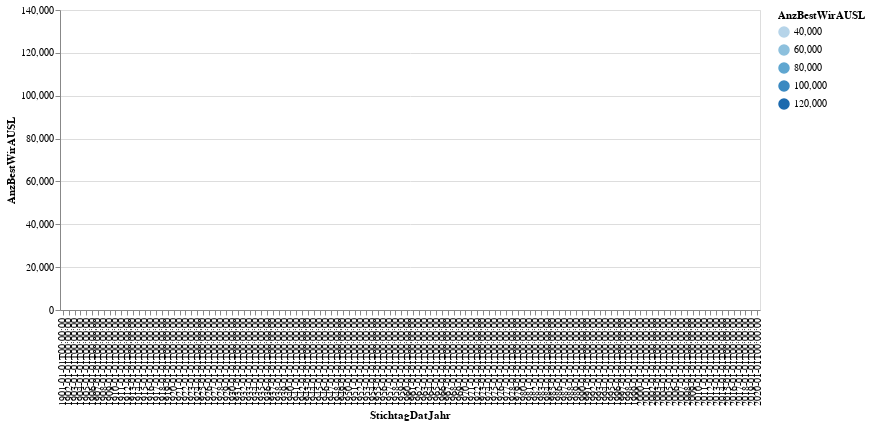

Notebook code cell kept with this figure:
### Code cell
# df_statzonen = df_statzonen[(df_statzonen.knr>0) & (df_statzonen.qname!="Hirslanden")]
#aktuellesJahr[[aktuellesJahr.KreisSort =7]])
highlight = alt.selection(type='single', on='mouseover',
                          fields=['AnzBestWirAUSL'], nearest=True)
#x='date:StichtagDatJahr',
base = alt.Chart(mySelection).encode(
    x='StichtagDatJahr:N',
    y='AnzBestWirAUSL',
    color='AnzBestWirAUSL'
)

points = base.mark_circle().encode(
    opacity=alt.value(0)
).add_selection(
    highlight
).properties(
    width=700 , height=300
)
lines = base.mark_line().encode(
    size=alt.condition(~highlight, alt.value(1.5), alt.value(4))
).interactive()

points + lines

### Figure 1 — Vega-Lite specification as saved in the notebook (floating-point values rounded to 4 significant figures)
{"config": {"view": {"continuousWidth": 400, "continuousHeight": 300}}, "layer": [{"mark": "circle", "encoding": {"color": {"type": "quantitative", "field": "AnzBestWirAUSL"}, "opacity": {"value": 0}, "x": {"type": "nominal", "field": "StichtagDatJahr"}, "y": {"type": "quantitative", "field": "AnzBestWirAUSL"}}, "height": 300, "selection": {"selector011": {"type": "single", "on": "mouseover", "fields": ["AnzBestWirAUSL"], "nearest": true}}, "width": 700}, {"mark": "line", "encoding": {"color": {"type": "quantitative", "field": "AnzBestWirAUSL"}, "size": {"condition": {"value": 1.5, "selection": {"not": "selector011"}}, "value": 4}, "x": {"type": "nominal", "field": "StichtagDatJahr"}, "y": {"type": "quantitative", "field": "AnzBestWirAUSL"}}, "selection": {"selector012": {"type": "interval", "bind": "scales", "encodings": ["x", "y"]}}}], "data": {"name": "data-d6ae37e1352b7129cc55e4f9843bb453"}, "$schema": "https://vega.github.io/schema/vega-lite/v4.8.1.json", "datasets": {"data-d6ae37e1352b7129cc55e4f9843bb453": [{"StichtagDatJahr": "2020-01-01T00:00:00", "AnzBestWir": 434736, "AnzBestWirCH": 295333, "AnzBestWirCHW": 152100.0, "AnzBestWirCHM": 143200.0, "AnzBestWirAUSL": 139403, "AnzBestWirAUSLW": 64860.0, "AnzBestWirAUSLM": 74550.0, "AuslAnt": 32.1}, {"StichtagDatJahr": "2019-01-01T00:00:00", "AnzBestWir": 434008, "AnzBestWirCH": 294205, "AnzBestWirCHW": 151700.0, "AnzBestWirCHM": 142500.0, "AnzBestWirAUSL": 139803, "AnzBestWirAUSLW": 65120.0, "AnzBestWirAUSLM": 74680.0, "AuslAnt": 32.2}, {"StichtagDatJahr": "2018-01-01T00:00:00", "AnzBestWir": 428737, "AnzBestWirCH": 290349, "AnzBestWirCHW": 150000.0, "AnzBestWirCHM": 140400.0, "AnzBestWirAUSL": 138388, "AnzBestWirAUSLW": 64390.0, "AnzBestWirAUSLM": 74000.0, "AuslAnt": 32.3}, {"StichtagDatJahr": "2017-01-01T00:00:00", "AnzBestWir": 423310, "AnzBestWirCH": 286255, "AnzBestWirCHW": 148200.0, "AnzBestWirCHM": 138100.0, "AnzBestWirAUSL": 137055, "AnzBestWirAUSLW": 63790.0, "AnzBestWirAUSLM": 73260.0, "AuslAnt": 32.4}, {"StichtagDatJahr": "2016-01-01T00:00:00", "AnzBestWir": 415682, "AnzBestWirCH": 282209, "AnzBestWirCHW": 146400.0, "AnzBestWirCHM": 135900.0, "AnzBestWirAUSL": 133473, "AnzBestWirAUSLW": 62130.0, "AnzBestWirAUSLM": 71340.0, "AuslAnt": 32.1}, {"StichtagDatJahr": "2015-01-01T00:00:00", "AnzBestWir": 410404, "AnzBestWirCH": 279236, "AnzBestWirCHW": 145200.0, "AnzBestWirCHM": 134000.0, "AnzBestWirAUSL": 131168, "AnzBestWirAUSLW": 60830.0, "AnzBestWirAUSLM": 70340.0, "AuslAnt": 32.0}, {"StichtagDatJahr": "2014-01-01T00:00:00", "AnzBestWir": 404783, "AnzBestWirCH": 275649, "AnzBestWirCHW": 143800.0, "AnzBestWirCHM": 131800.0, "AnzBestWirAUSL": 129134, "AnzBestWirAUSLW": 59840.0, "AnzBestWirAUSLM": 69290.0, "AuslAnt": 31.9}, {"StichtagDatJahr": "2013-01-01T00:00:00", "AnzBestWir": 398575, "AnzBestWirCH": 272705, "AnzBestWirCHW": 142600.0, "AnzBestWirCHM": 130100.0, "AnzBestWirAUSL": 125870, "AnzBestWirAUSLW": 58200.0, "AnzBestWirAUSLM": 67670.0, "AuslAnt": 31.6}, {"StichtagDatJahr": "2012-01-01T00:00:00", "AnzBestWir": 394012, "AnzBestWirCH": 270855, "AnzBestWirCHW": 141900.0, "AnzBestWirCHM": 129000.0, "AnzBestWirAUSL": 123157, "AnzBestWirAUSLW": 56580.0, "AnzBestWirAUSLM": 66570.0, "AuslAnt": 31.3}, {"StichtagDatJahr": "2011-01-01T00:00:00", "AnzBestWir": 390082, "AnzBestWirCH": 269065, "AnzBestWirCHW": 141200.0, "AnzBestWirCHM": 127900.0, "AnzBestWirAUSL": 121017, "AnzBestWirAUSLW": 55590.0, "AnzBestWirAUSLM": 65430.0, "AuslAnt": 31.0}, {"StichtagDatJahr": "2010-01-01T00:00:00", "AnzBestWir": 385468, "AnzBestWirCH": 268017, "AnzBestWirCHW": 140900.0, "AnzBestWirCHM": 127100.0, "AnzBestWirAUSL": 117451, "AnzBestWirAUSLW": 54070.0, "AnzBestWirAUSLM": 63380.0, "AuslAnt": 30.5}, {"StichtagDatJahr": "2009-01-01T00:00:00", "AnzBestWir": 382906, "AnzBestWirCH": 265512, "AnzBestWirCHW": 139800.0, "AnzBestWirCHM": 125700.0, "AnzBestWirAUSL": 117394, "AnzBestWirAUSLW": 54060.0, "AnzBestWirAUSLM": 63340.0, "AuslAnt": 30.7}, {"StichtagDatJahr": "2008-01-01T00:00:00", "AnzBestWir": 380499, "AnzBestWirCH": 262595, "AnzBestWirCHW": 138600.0, "AnzBestWirCHM": 124000.0, "AnzBestWirAUSL": 117904, "AnzBestWirAUSLW": 54260.0, "AnzBestWirAUSLM": 63640.0, "AuslAnt": 31.0}, {"StichtagDatJahr": "2007-01-01T00:00:00", "AnzBestWir": 376815, "AnzBestWirCH": 261436, "AnzBestWirCHW": 138200.0, "AnzBestWirCHM": 123200.0, "AnzBestWirAUSL": 115379, "AnzBestWirAUSLW": 53340.0, "AnzBestWirAUSLM": 62040.0, "AuslAnt": 30.6}, {"StichtagDatJahr": "2006-01-01T00:00:00", "AnzBestWir": 370062, "AnzBestWirCH": 259102, "AnzBestWirCHW": 137600.0, "AnzBestWirCHM": 121500.0, "AnzBestWirAUSL": 110960, "AnzBestWirAUSLW": 51130.0, "AnzBestWirAUSLM": 59830.0, "AuslAnt": 30.0}, {"StichtagDatJahr": "2005-01-01T00:00:00", "AnzBestWir": 366809, "AnzBestWirCH": 255917, "AnzBestWirCHW": 136200.0, "AnzBestWirCHM": 119800.0, "AnzBestWirAUSL": 110892, "AnzBestWirAUSLW": 51270.0, "AnzBestWirAUSLM": 59620.0, "AuslAnt": 30.2}, {"StichtagDatJahr": "2004-01-01T00:00:00", "AnzBestWir": 364977, "AnzBestWirCH": 254835, "AnzBestWirCHW": 136000.0, "AnzBestWirCHM": 118800.0, "AnzBestWirAUSL": 110142, "AnzBestWirAUSLW": 50970.0, "AnzBestWirAUSLM": 59180.0, "AuslAnt": 30.2}, {"StichtagDatJahr": "2003-01-01T00:00:00", "AnzBestWir": 364528, "AnzBestWirCH": 255649, "AnzBestWirCHW": 136700.0, "AnzBestWirCHM": 118900.0, "AnzBestWirAUSL": 108879, "AnzBestWirAUSLW": 50430.0, "AnzBestWirAUSLM": 58450.0, "AuslAnt": 29.9}, {"StichtagDatJahr": "2002-01-01T00:00:00", "AnzBestWir": 364558, "AnzBestWirCH": 255757, "AnzBestWirCHW": 137200.0, "AnzBestWirCHM": 118600.0, "AnzBestWirAUSL": 108801, "AnzBestWirAUSLW": 50240.0, "AnzBestWirAUSLM": 58560.0, "AuslAnt": 29.8}, {"StichtagDatJahr": "2001-01-01T00:00:00", "AnzBestWir": 362042, "AnzBestWirCH": 255953, "AnzBestWirCHW": 137800.0, "AnzBestWirCHM": 118200.0, "AnzBestWirAUSL": 106089, "AnzBestWirAUSLW": 48890.0, "AnzBestWirAUSLM": 57200.0, "AuslAnt": 29.3}, {"StichtagDatJahr": "2000-01-01T00:00:00", "AnzBestWir": 360980, "AnzBestWirCH": 255576, "AnzBestWirCHW": 138100.0, "AnzBestWirCHM": 117500.0, "AnzBestWirAUSL": 105404, "AnzBestWirAUSLW": 48490.0, "AnzBestWirAUSLM": 56920.0, "AuslAnt": 29.2}, {"StichtagDatJahr": "1999-01-01T00:00:00", "AnzBestWir": 360704, "AnzBestWirCH": 255185, "AnzBestWirCHW": 138300.0, "AnzBestWirCHM": 116900.0, "AnzBestWirAUSL": 105519, "AnzBestWirAUSLW": 48360.0, "AnzBestWirAUSLM": 57160.0, "AuslAnt": 29.3}, {"StichtagDatJahr": "1998-01-01T00:00:00", "AnzBestWir": 359073, "AnzBestWirCH": 255523, "AnzBestWirCHW": 139000.0, "AnzBestWirCHM": 116500.0, "AnzBestWirAUSL": 103550, "AnzBestWirAUSLW": 47070.0, "AnzBestWirAUSLM": 56480.0, "AuslAnt": 28.8}, {"StichtagDatJahr": "1997-01-01T00:00:00", "AnzBestWir": 358594, "AnzBestWirCH": 256039, "AnzBestWirCHW": 139600.0, "AnzBestWirCHM": 116400.0, "AnzBestWirAUSL": 102555, "AnzBestWirAUSLW": 46500.0, "AnzBestWirAUSLM": 56060.0, "AuslAnt": 28.6}, {"StichtagDatJahr": "1996-01-01T00:00:00", "AnzBestWir": 359648, "AnzBestWirCH": 257600, "AnzBestWirCHW": 140900.0, "AnzBestWirCHM": 116700.0, "AnzBestWirAUSL": 102048, "AnzBestWirAUSLW": 46200.0, "AnzBestWirAUSLM": 55840.0, "AuslAnt": 28.4}, {"StichtagDatJahr": "1995-01-01T00:00:00", "AnzBestWir": 360826, "AnzBestWirCH": 259361, "AnzBestWirCHW": 142600.0, "AnzBestWirCHM": 116700.0, "AnzBestWirAUSL": 101465, "AnzBestWirAUSLW": 45760.0, "AnzBestWirAUSLM": 55710.0, "AuslAnt": 28.1}, {"StichtagDatJahr": "1994-01-01T00:00:00", "AnzBestWir": 360848, "AnzBestWirCH": 261550, "AnzBestWirCHW": 144300.0, "AnzBestWirCHM": 117200.0, "AnzBestWirAUSL": 99298, "AnzBestWirAUSLW": 44230.0, "AnzBestWirAUSLM": 55070.0, "AuslAnt": 27.5}, {"StichtagDatJahr": "1993-01-01T00:00:00", "AnzBestWir": 360898, "AnzBestWirCH": 264041, "AnzBestWirCHW": 146100.0, "AnzBestWirCHM": 117900.0, "AnzBestWirAUSL": 96857, "AnzBestWirAUSLW": 42780.0, "AnzBestWirAUSLM": 54080.0, "AuslAnt": 26.8}, {"StichtagDatJahr": "1992-01-01T00:00:00", "AnzBestWir": 361488, "AnzBestWirCH": 267985, "AnzBestWirCHW": 148700.0, "AnzBestWirCHM": 119200.0, "AnzBestWirAUSL": 93503, "AnzBestWirAUSLW": 40650.0, "AnzBestWirAUSLM": 52860.0, "AuslAnt": 25.9}, {"StichtagDatJahr": "1991-01-01T00:00:00", "AnzBestWir": 360875, "AnzBestWirCH": 269610, "AnzBestWirCHW": 151000.0, "AnzBestWirCHM": 118700.0, "AnzBestWirAUSL": 91265, "AnzBestWirAUSLW": 37640.0, "AnzBestWirAUSLM": 53620.0, "AuslAnt": 25.3}, {"StichtagDatJahr": "1990-01-01T00:00:00", "AnzBestWir": 356352, "AnzBestWirCH": 271579, "AnzBestWirCHW": 152000.0, "AnzBestWirCHM": 119500.0, "AnzBestWirAUSL": 84773, "AnzBestWirAUSLW": 35340.0, "AnzBestWirAUSLM": 49430.0, "AuslAnt": 23.8}, {"StichtagDatJahr": "1989-01-01T00:00:00", "AnzBestWir": 355901, "AnzBestWirCH": 275221, "AnzBestWirCHW": 154000.0, "AnzBestWirCHM": 121200.0, "AnzBestWirAUSL": 80680, "AnzBestWirAUSLW": 33980.0, "AnzBestWirAUSLM": 46700.0, "AuslAnt": 22.7}, {"StichtagDatJahr": "1988-01-01T00:00:00", "AnzBestWir": 357360, "AnzBestWirCH": 279120, "AnzBestWirCHW": 156100.0, "AnzBestWirCHM": 123000.0, "AnzBestWirAUSL": 78240, "AnzBestWirAUSLW": 33360.0, "AnzBestWirAUSLM": 44880.0, "AuslAnt": 21.9}, {"StichtagDatJahr": "1987-01-01T00:00:00", "AnzBestWir": 358042, "AnzBestWirCH": 281991, "AnzBestWirCHW": 157400.0, "AnzBestWirCHM": 124600.0, "AnzBestWirAUSL": 76051, "AnzBestWirAUSLW": 32770.0, "AnzBestWirAUSLM": 43280.0, "AuslAnt": 21.2}, {"StichtagDatJahr": "1986-01-01T00:00:00", "AnzBestWir": 358873, "AnzBestWirCH": 284831, "AnzBestWirCHW": 158700.0, "AnzBestWirCHM": 126100.0, "AnzBestWirAUSL": 74042, "AnzBestWirAUSLW": 32400.0, "AnzBestWirAUSLM": 41650.0, "AuslAnt": 20.6}, {"StichtagDatJahr": "1985-01-01T00:00:00", "AnzBestWir": 359084, "AnzBestWirCH": 286372, "AnzBestWirCHW": 159200.0, "AnzBestWirCHM": 127200.0, "AnzBestWirAUSL": 72712, "AnzBestWirAUSLW": 32040.0, "AnzBestWirAUSLM": 40680.0, "AuslAnt": 20.2}, {"StichtagDatJahr": "1984-01-01T00:00:00", "AnzBestWir": 361493, "AnzBestWirCH": 289085, "AnzBestWirCHW": 160600.0, "AnzBestWirCHM": 128400.0, "AnzBestWirAUSL": 72408, "AnzBestWirAUSLW": 32150.0, "AnzBestWirAUSLM": 40260.0, "AuslAnt": 20.0}, {"StichtagDatJahr": "1983-01-01T00:00:00", "AnzBestWir": 363652, "AnzBestWirCH": 290990, "AnzBestWirCHW": 161400.0, "AnzBestWirCHM": 129500.0, "AnzBestWirAUSL": 72662, "AnzBestWirAUSLW": 32390.0, "AnzBestWirAUSLM": 40270.0, "AuslAnt": 20.0}, {"StichtagDatJahr": "1982-01-01T00:00:00", "AnzBestWir": 366340, "AnzBestWirCH": 294956, "AnzBestWirCHW": 163500.0, "AnzBestWirCHM": 131500.0, "AnzBestWirAUSL": 71384, "AnzBestWirAUSLW": 32460.0, "AnzBestWirAUSLM": 38920.0, "AuslAnt": 19.5}, {"StichtagDatJahr": "1981-01-01T00:00:00", "AnzBestWir": 368171, "AnzBestWirCH": 299384, "AnzBestWirCHW": 165600.0, "AnzBestWirCHM": 133800.0, "AnzBestWirAUSL": 68787, "AnzBestWirAUSLW": 31750.0, "AnzBestWirAUSLM": 37040.0, "AuslAnt": 18.7}, {"StichtagDatJahr": "1980-01-01T00:00:00", "AnzBestWir": 370618, "AnzBestWirCH": 303662, "AnzBestWirCHW": 167700.0, "AnzBestWirCHM": 135900.0, "AnzBestWirAUSL": 66956, "AnzBestWirAUSLW": 31280.0, "AnzBestWirAUSLM": 35680.0, "AuslAnt": 18.1}, {"StichtagDatJahr": "1979-01-01T00:00:00", "AnzBestWir": 374221, "AnzBestWirCH": 306376, "AnzBestWirCHW": 169900.0, "AnzBestWirCHM": 136500.0, "AnzBestWirAUSL": 67845, "AnzBestWirAUSLW": 31010.0, "AnzBestWirAUSLM": 36830.0, "AuslAnt": 18.1}, {"StichtagDatJahr": "1978-01-01T00:00:00", "AnzBestWir": 376447, "AnzBestWirCH": 309766, "AnzBestWirCHW": 171400.0, "AnzBestWirCHM": 138300.0, "AnzBestWirAUSL": 66681, "AnzBestWirAUSLW": 30640.0, "AnzBestWirAUSLM": 36040.0, "AuslAnt": 17.7}, {"StichtagDatJahr": "1977-01-01T00:00:00", "AnzBestWir": 379635, "AnzBestWirCH": 313131, "AnzBestWirCHW": 172900.0, "AnzBestWirCHM": 140300.0, "AnzBestWirAUSL": 66504, "AnzBestWirAUSLW": 30630.0, "AnzBestWirAUSLM": 35870.0, "AuslAnt": 17.5}, {"StichtagDatJahr": "1976-01-01T00:00:00", "AnzBestWir": 382999, "AnzBestWirCH": 315487, "AnzBestWirCHW": 174200.0, "AnzBestWirCHM": 141300.0, "AnzBestWirAUSL": 67512, "AnzBestWirAUSLW": 31120.0, "AnzBestWirAUSLM": 36390.0, "AuslAnt": 17.6}, {"StichtagDatJahr": "1975-01-01T00:00:00", "AnzBestWir": 389613, "AnzBestWirCH": 319071, "AnzBestWirCHW": 176000.0, "AnzBestWirCHM": 143100.0, "AnzBestWirAUSL": 70542, "AnzBestWirAUSLW": 32830.0, "AnzBestWirAUSLM": 37710.0, "AuslAnt": 18.1}, {"StichtagDatJahr": "1974-01-01T00:00:00", "AnzBestWir": 396261, "AnzBestWirCH": 322198, "AnzBestWirCHW": 177500.0, "AnzBestWirCHM": 144700.0, "AnzBestWirAUSL": 74063, "AnzBestWirAUSLW": 34570.0, "AnzBestWirAUSLM": 39490.0, "AuslAnt": 18.7}, {"StichtagDatJahr": "1973-01-01T00:00:00", "AnzBestWir": 401577, "AnzBestWirCH": 327961, "AnzBestWirCHW": 180100.0, "AnzBestWirCHM": 147800.0, "AnzBestWirAUSL": 73616, "AnzBestWirAUSLW": 34290.0, "AnzBestWirAUSLM": 39320.0, "AuslAnt": 18.3}, {"StichtagDatJahr": "1972-01-01T00:00:00", "AnzBestWir": 407647, "AnzBestWirCH": 335608, "AnzBestWirCHW": 184000.0, "AnzBestWirCHM": 151600.0, "AnzBestWirAUSL": 72039, "AnzBestWirAUSLW": 33710.0, "AnzBestWirAUSLM": 38330.0, "AuslAnt": 17.7}, {"StichtagDatJahr": "1971-01-01T00:00:00", "AnzBestWir": 412169, "AnzBestWirCH": 342244, "AnzBestWirCHW": 187100.0, "AnzBestWirCHM": 155100.0, "AnzBestWirAUSL": 69925, "AnzBestWirAUSLW": 32600.0, "AnzBestWirAUSLM": 37330.0, "AuslAnt": 17.0}, {"StichtagDatJahr": "1970-01-01T00:00:00", "AnzBestWir": 417972, "AnzBestWirCH": 348028, "AnzBestWirCHW": 189700.0, "AnzBestWirCHM": 158300.0, "AnzBestWirAUSL": 69944, "AnzBestWirAUSLW": 32390.0, "AnzBestWirAUSLM": 37560.0, "AuslAnt": 16.7}, {"StichtagDatJahr": "1969-01-01T00:00:00", "AnzBestWir": 425117, "AnzBestWirCH": 353643, "AnzBestWirCHW": 192300.0, "AnzBestWirCHM": 161300.0, "AnzBestWirAUSL": 71474, "AnzBestWirAUSLW": 32780.0, "AnzBestWirAUSLM": 38690.0, "AuslAnt": 16.8}, {"StichtagDatJahr": "1968-01-01T00:00:00", "AnzBestWir": 430155, "AnzBestWirCH": 357420, "AnzBestWirCHW": 194100.0, "AnzBestWirCHM": 163300.0, "AnzBestWirAUSL": 72735, "AnzBestWirAUSLW": 32310.0, "AnzBestWirAUSLM": 40420.0, "AuslAnt": 16.9}, {"StichtagDatJahr": "1967-01-01T00:00:00", "AnzBestWir": 430594, "AnzBestWirCH": 361065, "AnzBestWirCHW": 195800.0, "AnzBestWirCHM": 165300.0, "AnzBestWirAUSL": 69529, "AnzBestWirAUSLW": 30950.0, "AnzBestWirAUSLM": 38580.0, "AuslAnt": 16.1}, {"StichtagDatJahr": "1966-01-01T00:00:00", "AnzBestWir": 431533, "AnzBestWirCH": 364187, "AnzBestWirCHW": 197400.0, "AnzBestWirCHM": 166800.0, "AnzBestWirAUSL": 67346, "AnzBestWirAUSLW": 30590.0, "AnzBestWirAUSLM": 36760.0, "AuslAnt": 15.6}, {"StichtagDatJahr": "1965-01-01T00:00:00", "AnzBestWir": 433865, "AnzBestWirCH": 366623, "AnzBestWirCHW": 198400.0, "AnzBestWirCHM": 168200.0, "AnzBestWirAUSL": 67242, "AnzBestWirAUSLW": 30600.0, "AnzBestWirAUSLM": 36640.0, "AuslAnt": 15.5}, {"StichtagDatJahr": "1964-01-01T00:00:00", "AnzBestWir": 437630, "AnzBestWirCH": 368819, "AnzBestWirCHW": 199400.0, "AnzBestWirCHM": 169400.0, "AnzBestWirAUSL": 68811, "AnzBestWirAUSLW": 31200.0, "AnzBestWirAUSLM": 37610.0, "AuslAnt": 15.7}, {"StichtagDatJahr": "1963-01-01T00:00:00", "AnzBestWir": 439090, "AnzBestWirCH": 372123, "AnzBestWirCHW": 200900.0, "AnzBestWirCHM": 171300.0, "AnzBestWirAUSL": 66967, "AnzBestWirAUSLW": 30740.0, "AnzBestWirAUSLM": 36230.0, "AuslAnt": 15.3}, {"StichtagDatJahr": "1962-01-01T00:00:00", "AnzBestWir": 440180, "AnzBestWirCH": 376285, "AnzBestWirCHW": 203000.0, "AnzBestWirCHM": 173300.0, "AnzBestWirAUSL": 63895, "AnzBestWirAUSLW": 29800.0, "AnzBestWirAUSLM": 34100.0, "AuslAnt": 14.5}, {"StichtagDatJahr": "1961-01-01T00:00:00", "AnzBestWir": 439322, "AnzBestWirCH": 380209, "AnzBestWirCHW": 204900.0, "AnzBestWirCHM": 175300.0, "AnzBestWirAUSL": 59113, "AnzBestWirAUSLW": 28040.0, "AnzBestWirAUSLM": 31070.0, "AuslAnt": 13.5}, {"StichtagDatJahr": "1960-01-01T00:00:00", "AnzBestWir": 437273, "AnzBestWirCH": 384482, "AnzBestWirCHW": 206600.0, "AnzBestWirCHM": 177800.0, "AnzBestWirAUSL": 52791, "AnzBestWirAUSLW": 26100.0, "AnzBestWirAUSLM": 26690.0, "AuslAnt": 12.1}, {"StichtagDatJahr": "1959-01-01T00:00:00", "AnzBestWir": 434080, "AnzBestWirCH": 386147, "AnzBestWirCHW": 207300.0, "AnzBestWirCHM": 178900.0, "AnzBestWirAUSL": 47933, "AnzBestWirAUSLW": 24920.0, "AnzBestWirAUSLM": 23020.0, "AuslAnt": 11.0}, {"StichtagDatJahr": "1958-01-01T00:00:00", "AnzBestWir": 431242, "AnzBestWirCH": 384762, "AnzBestWirCHW": 206200.0, "AnzBestWirCHM": 178500.0, "AnzBestWirAUSL": 46480, "AnzBestWirAUSLW": 24450.0, "AnzBestWirAUSLM": 22030.0, "AuslAnt": 10.8}, {"StichtagDatJahr": "1957-01-01T00:00:00", "AnzBestWir": 426349, "AnzBestWirCH": 381861, "AnzBestWirCHW": 204600.0, "AnzBestWirCHM": 177300.0, "AnzBestWirAUSL": 44488, "AnzBestWirAUSLW": 23680.0, "AnzBestWirAUSLM": 20810.0, "AuslAnt": 10.4}, {"StichtagDatJahr": "1956-01-01T00:00:00", "AnzBestWir": 420489, "AnzBestWirCH": 380795, "AnzBestWirCHW": 203800.0, "AnzBestWirCHM": 176900.0, "AnzBestWirAUSL": 39694, "AnzBestWirAUSLW": 22240.0, "AnzBestWirAUSLM": 17450.0, "AuslAnt": 9.4}, {"StichtagDatJahr": "1955-01-01T00:00:00", "AnzBestWir": 417351, "AnzBestWirCH": 380692, "AnzBestWirCHW": 203600.0, "AnzBestWirCHM": 177100.0, "AnzBestWirAUSL": 36659, "AnzBestWirAUSLW": 21340.0, "AnzBestWirAUSLM": 15320.0, "AuslAnt": 8.8}, {"StichtagDatJahr": "1954-01-01T00:00:00", "AnzBestWir": 413044, "AnzBestWirCH": 378012, "AnzBestWirCHW": 202100.0, "AnzBestWirCHM": 175900.0, "AnzBestWirAUSL": 35032, "AnzBestWirAUSLW": 20910.0, "AnzBestWirAUSLM": 14120.0, "AuslAnt": 8.5}, {"StichtagDatJahr": "1953-01-01T00:00:00", "AnzBestWir": 408544, "AnzBestWirCH": 372651, "AnzBestWirCHW": 198600.0, "AnzBestWirCHM": 174100.0, "AnzBestWirAUSL": 35893, "AnzBestWirAUSLW": 22350.0, "AnzBestWirAUSLM": 13540.0, "AuslAnt": 8.8}, {"StichtagDatJahr": "1952-01-01T00:00:00", "AnzBestWir": 403625, "AnzBestWirCH": 367864, "AnzBestWirCHW": 195600.0, "AnzBestWirCHM": 172200.0, "AnzBestWirAUSL": 35761, "AnzBestWirAUSLW": 22220.0, "AnzBestWirAUSLM": 13540.0, "AuslAnt": 8.9}, {"StichtagDatJahr": "1951-01-01T00:00:00", "AnzBestWir": 396260, "AnzBestWirCH": 362108, "AnzBestWirCHW": 192500.0, "AnzBestWirCHM": 169600.0, "AnzBestWirAUSL": 34152, "AnzBestWirAUSLW": 21430.0, "AnzBestWirAUSLM": 12720.0, "AuslAnt": 8.6}, {"StichtagDatJahr": "1950-01-01T00:00:00", "AnzBestWir": 389573, "AnzBestWirCH": 357874, "AnzBestWirCHW": 190400.0, "AnzBestWirCHM": 167500.0, "AnzBestWirAUSL": 31699, "AnzBestWirAUSLW": 20140.0, "AnzBestWirAUSLM": 11560.0, "AuslAnt": 8.1}, {"StichtagDatJahr": "1949-01-01T00:00:00", "AnzBestWir": 386003, "AnzBestWirCH": 353527, "AnzBestWirCHW": 187700.0, "AnzBestWirCHM": 165900.0, "AnzBestWirAUSL": 32476, "AnzBestWirAUSLW": 20190.0, "AnzBestWirAUSLM": 12280.0, "AuslAnt": 8.4}, {"StichtagDatJahr": "1948-01-01T00:00:00", "AnzBestWir": 383568, "AnzBestWirCH": 349134, "AnzBestWirCHW": 184900.0, "AnzBestWirCHM": 164200.0, "AnzBestWirAUSL": 34434, "AnzBestWirAUSLW": 20720.0, "AnzBestWirAUSLM": 13710.0, "AuslAnt": 9.0}, {"StichtagDatJahr": "1947-01-01T00:00:00", "AnzBestWir": 377087, "AnzBestWirCH": 344894, "AnzBestWirCHW": 182800.0, "AnzBestWirCHM": 162100.0, "AnzBestWirAUSL": 32193, "AnzBestWirAUSLW": 19190.0, "AnzBestWirAUSLM": 13000.0, "AuslAnt": 8.5}, {"StichtagDatJahr": "1946-01-01T00:00:00", "AnzBestWir": 367171, "AnzBestWirCH": 340227, "AnzBestWirCHW": 181100.0, "AnzBestWirCHM": 159100.0, "AnzBestWirAUSL": 26944, "AnzBestWirAUSLW": 15900.0, "AnzBestWirAUSLM": 11050.0, "AuslAnt": 7.3}, {"StichtagDatJahr": "1945-01-01T00:00:00", "AnzBestWir": 357381, "AnzBestWirCH": 333075, "AnzBestWirCHW": 178300.0, "AnzBestWirCHM": 154800.0, "AnzBestWirAUSL": 24306, "AnzBestWirAUSLW": 14330.0, "AnzBestWirAUSLM": 9980.0, "AuslAnt": 6.8}, {"StichtagDatJahr": "1944-01-01T00:00:00", "AnzBestWir": 351679, "AnzBestWirCH": 326538, "AnzBestWirCHW": 175100.0, "AnzBestWirCHM": 151400.0, "AnzBestWirAUSL": 25141, "AnzBestWirAUSLW": 14770.0, "AnzBestWirAUSLM": 10370.0, "AuslAnt": 7.1}, {"StichtagDatJahr": "1943-01-01T00:00:00", "AnzBestWir": 345819, "AnzBestWirCH": 320742, "AnzBestWirCHW": 172200.0, "AnzBestWirCHM": 148600.0, "AnzBestWirAUSL": 25077, "AnzBestWirAUSLW": 14800.0, "AnzBestWirAUSLM": 10270.0, "AuslAnt": 7.3}, {"StichtagDatJahr": "1942-01-01T00:00:00", "AnzBestWir": 339721, "AnzBestWirCH": 314417, "AnzBestWirCHW": 168900.0, "AnzBestWirCHM": 145500.0, "AnzBestWirAUSL": 25304, "AnzBestWirAUSLW": 14980.0, "AnzBestWirAUSLM": 10330.0, "AuslAnt": 7.4}, {"StichtagDatJahr": "1941-01-01T00:00:00", "AnzBestWir": 336531, "AnzBestWirCH": 309932, "AnzBestWirCHW": 166400.0, "AnzBestWirCHM": 143500.0, "AnzBestWirAUSL": 26599, "AnzBestWirAUSLW": 15730.0, "AnzBestWirAUSLM": 10870.0, "AuslAnt": 7.9}, {"StichtagDatJahr": "1940-01-01T00:00:00", "AnzBestWir": 334026, "AnzBestWirCH": 305417, "AnzBestWirCHW": 163700.0, "AnzBestWirCHM": 141700.0, "AnzBestWirAUSL": 28609, "AnzBestWirAUSLW": 16940.0, "AnzBestWirAUSLM": 11670.0, "AuslAnt": 8.6}, {"StichtagDatJahr": "1939-01-01T00:00:00", "AnzBestWir": 333984, "AnzBestWirCH": 302050, "AnzBestWirCHW": 161900.0, "AnzBestWirCHM": 140200.0, "AnzBestWirAUSL": 31934, "AnzBestWirAUSLW": 18890.0, "AnzBestWirAUSLM": 13050.0, "AuslAnt": 9.6}, {"StichtagDatJahr": "1938-01-01T00:00:00", "AnzBestWir": 326979, "AnzBestWirCH": 293435, "AnzBestWirCHW": 157200.0, "AnzBestWirCHM": 136300.0, "AnzBestWirAUSL": 33544, "AnzBestWirAUSLW": 19810.0, "AnzBestWirAUSLM": 13740.0, "AuslAnt": 10.3}, {"StichtagDatJahr": "1937-01-01T00:00:00", "AnzBestWir": 318926, "AnzBestWirCH": 287233, "AnzBestWirCHW": 153700.0, "AnzBestWirCHM": 133500.0, "AnzBestWirAUSL": 31693, "AnzBestWirAUSLW": 19450.0, "AnzBestWirAUSLM": 12240.0, "AuslAnt": 9.9}, {"StichtagDatJahr": "1936-01-01T00:00:00", "AnzBestWir": 317712, "AnzBestWirCH": 284560, "AnzBestWirCHW": 152300.0, "AnzBestWirCHM": 132300.0, "AnzBestWirAUSL": 33152, "AnzBestWirAUSLW": 20460.0, "AnzBestWirAUSLM": 12690.0, "AuslAnt": 10.4}, {"StichtagDatJahr": "1935-01-01T00:00:00", "AnzBestWir": 317157, "AnzBestWirCH": 281847, "AnzBestWirCHW": 150100.0, "AnzBestWirCHM": 131700.0, "AnzBestWirAUSL": 35310, "AnzBestWirAUSLW": 21800.0, "AnzBestWirAUSLM": 13510.0, "AuslAnt": 11.1}, {"StichtagDatJahr": "1934-01-01T00:00:00", "AnzBestWir": 315864, "AnzBestWirCH": 278698, "AnzBestWirCHW": 147900.0, "AnzBestWirCHM": 130800.0, "AnzBestWirAUSL": 37166, "AnzBestWirAUSLW": 22800.0, "AnzBestWirAUSLM": 14360.0, "AuslAnt": 11.8}, {"StichtagDatJahr": "1933-01-01T00:00:00", "AnzBestWir": 264043, "AnzBestWirCH": 230254, "AnzBestWirCHW": null, "AnzBestWirCHM": null, "AnzBestWirAUSL": 33789, "AnzBestWirAUSLW": null, "AnzBestWirAUSLM": null, "AuslAnt": 12.8}, {"StichtagDatJahr": "1932-01-01T00:00:00", "AnzBestWir": 260694, "AnzBestWirCH": 225226, "AnzBestWirCHW": null, "AnzBestWirCHM": null, "AnzBestWirAUSL": 35468, "AnzBestWirAUSLW": null, "AnzBestWirAUSLM": null, "AuslAnt": 13.6}, {"StichtagDatJahr": "1931-01-01T00:00:00", "AnzBestWir": 257478, "AnzBestWirCH": 219833, "AnzBestWirCHW": null, "AnzBestWirCHM": null, "AnzBestWirAUSL": 37645, "AnzBestWirAUSLW": null, "AnzBestWirAUSLM": null, "AuslAnt": 14.6}, {"StichtagDatJahr": "1930-01-01T00:00:00", "AnzBestWir": 249067, "AnzBestWirCH": 211211, "AnzBestWirCHW": null, "AnzBestWirCHM": null, "AnzBestWirAUSL": 37856, "AnzBestWirAUSLW": null, "AnzBestWirAUSLM": null, "AuslAnt": 15.2}, {"StichtagDatJahr": "1929-01-01T00:00:00", "AnzBestWir": 240202, "AnzBestWirCH": 203263, "AnzBestWirCHW": null, "AnzBestWirCHM": null, "AnzBestWirAUSL": 36939, "AnzBestWirAUSLW": null, "AnzBestWirAUSLM": null, "AuslAnt": 15.4}, {"StichtagDatJahr": "1928-01-01T00:00:00", "AnzBestWir": 230476, "AnzBestWirCH": 194573, "AnzBestWirCHW": null, "AnzBestWirCHM": null, "AnzBestWirAUSL": 35903, "AnzBestWirAUSLW": null, "AnzBestWirAUSLM": null, "AuslAnt": 15.6}, {"StichtagDatJahr": "1927-01-01T00:00:00", "AnzBestWir": 220613, "AnzBestWirCH": 184773, "AnzBestWirCHW": null, "AnzBestWirCHM": null, "AnzBestWirAUSL": 35840, "AnzBestWirAUSLW": null, "AnzBestWirAUSLM": null, "AuslAnt": 16.2}, {"StichtagDatJahr": "1926-01-01T00:00:00", "AnzBestWir": 214959, "AnzBestWirCH": 178686, "AnzBestWirCHW": null, "AnzBestWirCHM": null, "AnzBestWirAUSL": 36273, "AnzBestWirAUSLW": null, "AnzBestWirAUSLM": null, "AuslAnt": 16.9}, {"StichtagDatJahr": "1925-01-01T00:00:00", "AnzBestWir": 209327, "AnzBestWirCH": 172892, "AnzBestWirCHW": null, "AnzBestWirCHM": null, "AnzBestWirAUSL": 36435, "AnzBestWirAUSLW": null, "AnzBestWirAUSLM": null, "AuslAnt": 17.4}, {"StichtagDatJahr": "1924-01-01T00:00:00", "AnzBestWir": 206719, "AnzBestWirCH": 168910, "AnzBestWirCHW": null, "AnzBestWirCHM": null, "AnzBestWirAUSL": 37809, "AnzBestWirAUSLW": null, "AnzBestWirAUSLM": null, "AuslAnt": 18.3}, {"StichtagDatJahr": "1923-01-01T00:00:00", "AnzBestWir": 204049, "AnzBestWirCH": 164666, "AnzBestWirCHW": null, "AnzBestWirCHM": null, "AnzBestWirAUSL": 39383, "AnzBestWirAUSLW": null, "AnzBestWirAUSLM": null, "AuslAnt": 19.3}, {"StichtagDatJahr": "1922-01-01T00:00:00", "AnzBestWir": 200289, "AnzBestWirCH": 161775, "AnzBestWirCHW": null, "AnzBestWirCHM": null, "AnzBestWirAUSL": 38514, "AnzBestWirAUSLW": null, "AnzBestWirAUSLM": null, "AuslAnt": 19.2}, {"StichtagDatJahr": "1921-01-01T00:00:00", "AnzBestWir": 201242, "AnzBestWirCH": 161330, "AnzBestWirCHW": null, "AnzBestWirCHM": null, "AnzBestWirAUSL": 39912, "AnzBestWirAUSLW": null, "AnzBestWirAUSLM": null, "AuslAnt": 19.8}, {"StichtagDatJahr": "1920-01-01T00:00:00", "AnzBestWir": 206299, "AnzBestWirCH": 161303, "AnzBestWirCHW": null, "AnzBestWirCHM": null, "AnzBestWirAUSL": 44996, "AnzBestWirAUSLW": null, "AnzBestWirAUSLM": null, "AuslAnt": 21.8}, {"StichtagDatJahr": "1919-01-01T00:00:00", "AnzBestWir": 210151, "AnzBestWirCH": 161710, "AnzBestWirCHW": null, "AnzBestWirCHM": null, "AnzBestWirAUSL": 48441, "AnzBestWirAUSLW": null, "AnzBestWirAUSLM": null, "AuslAnt": 23.1}, {"StichtagDatJahr": "1918-01-01T00:00:00", "AnzBestWir": 211421, "AnzBestWirCH": 159503, "AnzBestWirCHW": null, "AnzBestWirCHM": null, "AnzBestWirAUSL": 51918, "AnzBestWirAUSLW": null, "AnzBestWirAUSLM": null, "AuslAnt": 24.6}, {"StichtagDatJahr": "1917-01-01T00:00:00", "AnzBestWir": 213193, "AnzBestWirCH": 156816, "AnzBestWirCHW": null, "AnzBestWirCHM": null, "AnzBestWirAUSL": 56377, "AnzBestWirAUSLW": null, "AnzBestWirAUSLM": null, "AuslAnt": 26.4}, {"StichtagDatJahr": "1916-01-01T00:00:00", "AnzBestWir": 206073, "AnzBestWirCH": 148783, "AnzBestWirCHW": null, "AnzBestWirCHM": null, "AnzBestWirAUSL": 57290, "AnzBestWirAUSLW": null, "AnzBestWirAUSLM": null, "AuslAnt": 27.8}, {"StichtagDatJahr": "1915-01-01T00:00:00", "AnzBestWir": 199726, "AnzBestWirCH": 142516, "AnzBestWirCHW": null, "AnzBestWirCHM": null, "AnzBestWirAUSL": 57210, "AnzBestWirAUSLW": null, "AnzBestWirAUSLM": null, "AuslAnt": 28.6}, {"StichtagDatJahr": "1914-01-01T00:00:00", "AnzBestWir": 195867, "AnzBestWirCH": 136982, "AnzBestWirCHW": null, "AnzBestWirCHM": null, "AnzBestWirAUSL": 58885, "AnzBestWirAUSLW": null, "AnzBestWirAUSLM": null, "AuslAnt": 30.1}, {"StichtagDatJahr": "1913-01-01T00:00:00", "AnzBestWir": 200632, "AnzBestWirCH": 133654, "AnzBestWirCHW": null, "AnzBestWirCHM": null, "AnzBestWirAUSL": 66978, "AnzBestWirAUSLW": null, "AnzBestWirAUSLM": null, "AuslAnt": 33.4}, {"StichtagDatJahr": "1912-01-01T00:00:00", "AnzBestWir": 200462, "AnzBestWirCH": 131976, "AnzBestWirCHW": null, "AnzBestWirCHM": null, "AnzBestWirAUSL": 68486, "AnzBestWirAUSLW": null, "AnzBestWirAUSLM": null, "AuslAnt": 34.2}, {"StichtagDatJahr": "1911-01-01T00:00:00", "AnzBestWir": 195525, "AnzBestWirCH": 129396, "AnzBestWirCHW": null, "AnzBestWirCHM": null, "AnzBestWirAUSL": 66129, "AnzBestWirAUSLW": null, "AnzBestWirAUSLM": null, "AuslAnt": 33.8}, {"StichtagDatJahr": "1910-01-01T00:00:00", "AnzBestWir": 190092, "AnzBestWirCH": 126470, "AnzBestWirCHW": null, "AnzBestWirCHM": null, "AnzBestWirAUSL": 63622, "AnzBestWirAUSLW": null, "AnzBestWirAUSLM": null, "AuslAnt": 33.5}, {"StichtagDatJahr": "1909-01-01T00:00:00", "AnzBestWir": 185041, "AnzBestWirCH": 125001, "AnzBestWirCHW": null, "AnzBestWirCHM": null, "AnzBestWirAUSL": 60040, "AnzBestWirAUSLW": null, "AnzBestWirAUSLM": null, "AuslAnt": 32.4}, {"StichtagDatJahr": "1908-01-01T00:00:00", "AnzBestWir": 180722, "AnzBestWirCH": 122662, "AnzBestWirCHW": null, "AnzBestWirCHM": null, "AnzBestWirAUSL": 58060, "AnzBestWirAUSLW": null, "AnzBestWirAUSLM": null, "AuslAnt": 32.1}, {"StichtagDatJahr": "1907-01-01T00:00:00", "AnzBestWir": 177899, "AnzBestWirCH": 120861, "AnzBestWirCHW": null, "AnzBestWirCHM": null, "AnzBestWirAUSL": 57038, "AnzBestWirAUSLW": null, "AnzBestWirAUSLM": null, "AuslAnt": 32.1}, {"StichtagDatJahr": "1906-01-01T00:00:00", "AnzBestWir": 173283, "AnzBestWirCH": 118600, "AnzBestWirCHW": null, "AnzBestWirCHM": null, "AnzBestWirAUSL": 54683, "AnzBestWirAUSLW": null, "AnzBestWirAUSLM": null, "AuslAnt": 31.6}, {"StichtagDatJahr": "1905-01-01T00:00:00", "AnzBestWir": 168877, "AnzBestWirCH": 117236, "AnzBestWirCHW": null, "AnzBestWirCHM": null, "AnzBestWirAUSL": 51641, "AnzBestWirAUSLW": null, "AnzBestWirAUSLM": null, "AuslAnt": 30.6}, {"StichtagDatJahr": "1904-01-01T00:00:00", "AnzBestWir": 164060, "AnzBestWirCH": 115612, "AnzBestWirCHW": null, "AnzBestWirCHM": null, "AnzBestWirAUSL": 48448, "AnzBestWirAUSLW": null, "AnzBestWirAUSLM": null, "AuslAnt": 29.5}, {"StichtagDatJahr": "1903-01-01T00:00:00", "AnzBestWir": 158719, "AnzBestWirCH": 112915, "AnzBestWirCHW": null, "AnzBestWirCHM": null, "AnzBestWirAUSL": 45804, "AnzBestWirAUSLW": null, "AnzBestWirAUSLM": null, "AuslAnt": 28.9}, {"StichtagDatJahr": "1902-01-01T00:00:00", "AnzBestWir": 153741, "AnzBestWirCH": 110707, "AnzBestWirCHW": null, "AnzBestWirCHM": null, "AnzBestWirAUSL": 43034, "AnzBestWirAUSLW": null, "AnzBestWirAUSLM": null, "AuslAnt": 28.0}, {"StichtagDatJahr": "1901-01-01T00:00:00", "AnzBestWir": 150301, "AnzBestWirCH": 108291, "AnzBestWirCHW": null, "AnzBestWirCHM": null, "AnzBestWirAUSL": 42010, "AnzBestWirAUSLW": null, "AnzBestWirAUSLM": null, "AuslAnt": 28.0}]}}
